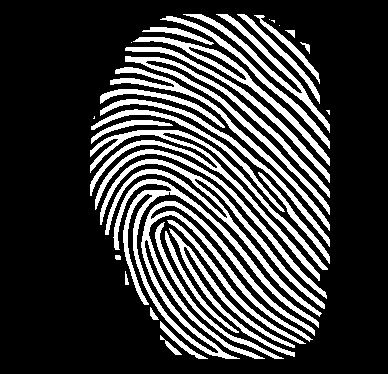
%> input picture Matching/temp/101_1.bmp, 388 x 374 px
$ octave DB.m   (GNU Octave 9; MATLAB toolbox functions it lacks are replaced by stand-ins)
%> lines starting %> are read from the running program, lines starting %| are printed output that depends on the picture; in (x1, y1, x2, y2) boxes, pixels count from 0 and x2, y2 are one past the last pixel; in counts of white or black regions, pixels touching at a corner belong together; the program's own positions count from 1
%> the answer given: temp/101_1.bmp
%> further down, img is the input picture: size 374x388 uint8; 23.9% white; 35 white regions (6 under 20 px), largest, box (x1, y1, x2, y2) and area: (113, 179, 319, 359) 6904, (90, 130, 328, 281) 3274, (100, 159, 325, 317) 3205
### Matching/ridgeorient.m
% RIDGEORIENT - Estimates the local orientation of ridges in a fingerprint
%
% Usage:  [orientim, reliability] = ridgeorientation(im, gradientsigma,...
%                                             blocksigma, ...
%                                             orientsmoothsigma)
%
% Arguments:  im                - A normalised input image.
%             gradientsigma     - Sigma of the derivative of Gaussian
%                                 used to compute image gradients.
%             blocksigma        - Sigma of the Gaussian weighting used to
%                                 sum the gradient moments.
%             orientsmoothsigma - Sigma of the Gaussian used to smooth
%                                 the final orientation vector field.
%
% Returns:    orientim          - The orientation image in radians.
%                                 Orientation values are +ve clockwise
%                                 and give the direction *along* the
%                                 ridges.
%             reliability       - Measure of the reliability of the
%                                 orientation measure.  This is a value
%                                 between 0 and 1. I think a value above
%                                 about 0.5 can be considered 'reliable'.
%
%
% With a fingerprint image at a 'standard' resolution of 500dpi suggested
% parameter values might be:
%
%    [orientim, reliability] = ridgeorient(im, 1, 3, 3);
%
% See also: RIDGESEGMENT, RIDGEFREQ, RIDGEFILTER

% Original version by Raymond Thai,  May 2003
% Reworked by Peter Kovesi           January 2005
% School of Computer Science & Software Engineering
% The University of Western Australia
% pk at csse uwa edu au
% http://www.csse.uwa.edu.au/~pk


function [orientim, reliability] = ...
             ridgeorient(im, gradientsigma, blocksigma, orientsmoothsigma)
%> called with gradientsigma = 1, blocksigma = 3, orientsmoothsigma = 3

    [rows,cols] = size(im);
%> rows = 374; cols = 388

    % Calculate image gradients.
    sze = fix(6*gradientsigma);
    if ~mod(sze,2);
        sze = sze+1; end
    f = fspecial('gaussian', sze, gradientsigma); % Generate Gaussian filter.
    [fx,fy] = gradient(f);                        % Gradient of Gausian.

    Gx = filter2(fx, im); % Gradient of the image in x
    Gy = filter2(fy, im); % ... and y
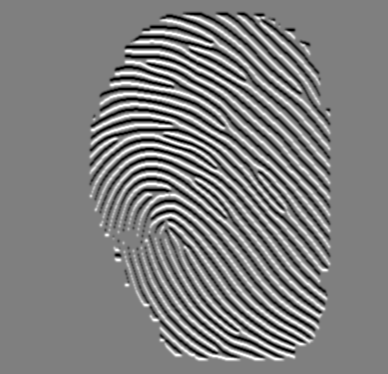
%> Gy: size 374x388 double; min -86.93, max 86.93, mean 0; mean of the top-left, top-right, bottom-left and bottom-right quarters -0.3, -0.5, 0.3, 0.5; drawn with min black and max white

    % Estimate the local ridge orientation at each point by finding the
    % principal axis of variation in the image gradients.

    Gxx = Gx.^2;       % Covariance data for the image gradients
    Gxy = Gx.*Gy;
    Gyy = Gy.^2;

    % Now smooth the covariance data to perform a weighted summation of the
    % data.
    sze = fix(6*blocksigma);   if ~mod(sze,2); sze = sze+1; end
    f = fspecial('gaussian', sze, blocksigma);
    Gxx = filter2(f, Gxx);
    Gxy = 2*filter2(f, Gxy);
    Gyy = filter2(f, Gyy);

    % Analytic solution of principal direction
    denom = sqrt(Gxy.^2 + (Gxx - Gyy).^2) + eps;
    sin2theta = Gxy./denom;            % Sine and cosine of doubled angles
    cos2theta = (Gxx-Gyy)./denom;

    sze = fix(6*orientsmoothsigma);   if ~mod(sze,2); sze = sze+1; end
    f = fspecial('gaussian', sze, orientsmoothsigma);
    cos2theta = filter2(f, cos2theta); % Smoothed sine and cosine of
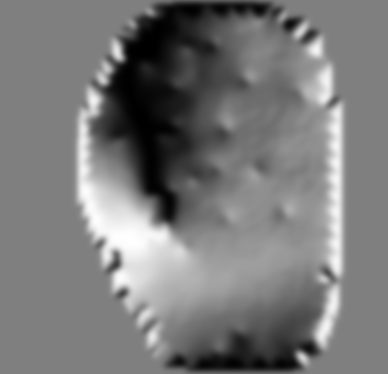
%> cos2theta: size 374x388 double; min -1, max 0.997, mean -0.0487; drawn with min black and max white
    sin2theta = filter2(f, sin2theta); % doubled angles
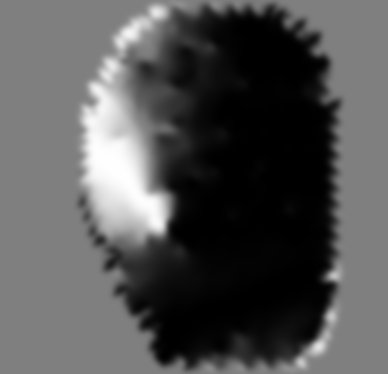
%> sin2theta: size 374x388 double; min -1, max 0.999, mean -0.338; drawn with min black and max white

    orientim = pi/2 + atan2(sin2theta,cos2theta)/2;
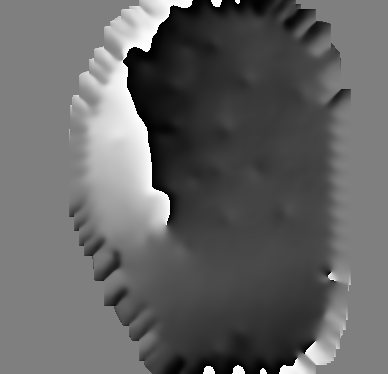
%> orientim: size 374x388 double; min 2.32e-06, max 3.14, mean 1.24; drawn with min black and max white

    % Calculate 'reliability' of orientation data.  Here we calculate the
    % area moment of inertia about the orientation axis found (this will
    % be the minimum inertia) and an axis  perpendicular (which will be
    % the maximum inertia).  The reliability measure is given by
    % 1.0-min_inertia/max_inertia.  The reasoning being that if the ratio
    % of the minimum to maximum inertia is close to one we have little
    % orientation information.

    Imin = (Gyy+Gxx)/2 - (Gxx-Gyy).*cos2theta/2 - Gxy.*sin2theta/2;
    Imax = Gyy+Gxx - Imin;

    reliability = 1 - Imin./(Imax+.001);

    % Finally mask reliability to exclude regions where the denominator
    % in the orientation calculation above was small.  Here I have set
    % the value to 0.001, adjust this if you feel the need
    reliability = reliability.*(denom>.001);
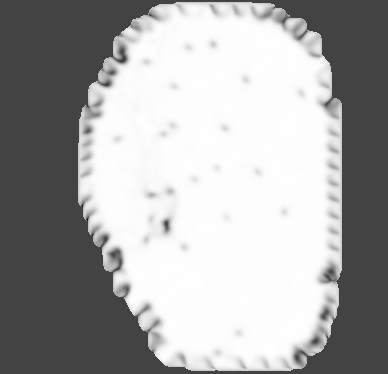
%> reliability: size 374x388 double; min -0.358, max 1, mean 0.532; drawn with min black and max white

### Matching/DB.m
% ————————————————————————————————–
clear all;
clc;
addpath(genpath(pwd));

%% BUILD FINGERPRINT TEMPLATE DATABASE
%build_datab();
%build_datab_skeleton();

%% LOAD FINGERPRINT TEMPLATE DATABASE
load('DB.mat');
i=2;
%% EXTRACT FEATURES FROM AN ARBITRARY FINGERPRINT

[filename] = uigetfile('.jpg;  .png;  .tif;  .jpeg;  .bmp');
img = imread(['F:\PhD\Software\Matlab\Simple_FingerPrint_Matching\FVC2002\DB1_B\image\101_1.bmp']);
cd  'F:\PhD\Software\Matlab\Simple_FingerPrint_Matching\FVC2002\DB1_B\image';
%img = imread(['F:\PhD\Software\Matlab\Simple_FingerPrint_Matching\FVC2004\DB1_B\101_1.tif']);
%img = imread(['F:\PhD\Software\Matlab\sc_minutia\sc_minutia\GroundMinuPairs\Manualskeleton\t1.bmp']);
fid=fopen('fp_far1.txt','wt');
GAR=0; FAR=0; FRR=0;
figure(1)
imshow(img)
%binim, mask, cimg1, cimg2, oimg1, oimg2=f_enhance(img);
oimg = ridgeorient(img, 1, 3, 3);
%Res=extract_finger(filename);
img=imresize(img, [300,300] );
%> img: size 300x300 uint8
if ndims(img) == 3; img = rgb2gray(img);
end

%%Pre-processing for fingerprint recognition system.
% program for Sobel and Canny filter:
a=img;
subplot(2,2,1);
imshow(a);
title('original image');
b=fspecial('sobel');
c=imfilter(a,b);
subplot(2,2,2);
imshow(c);
title('horizontal sobel');
d=edge(a,'sobel',[],'both');
%> d: size 300x300 logical; 10.5% white in thin lines or dots, all inside (x1, y1, x2, y2) = (69, 11, 256, 289)
subplot(2,2,3);
imshow(d);
title('sobel');
e=edge(a,'canny',[],1);
%> e: size 300x300 logical; 15.8% white in thin lines or dots, all inside (x1, y1, x2, y2) = (69, 10, 256, 289)
subplot(2,2,4);
imshow(e);
title('canny');
%Program for Morphological gray scale (dilate)
f=img;
se=strel('square',5)
gd=imdilate(f,se);
ge=imerode(f,se);
gf=imsubtract(gd,ge);
imshow(gf),title('Morphological gray scale(dilate)')


%%Statistical Measures:
I=img;
imshow(I); title('Original Image');
%img=rgb2gray(I);
%subplot(2,2,2);
%imshow(img); title('Grayscale image');
BW3 = edge(I,'log');
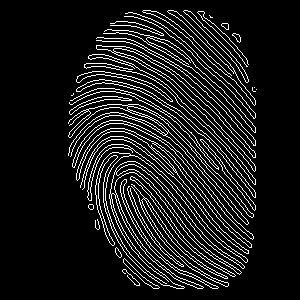
%> BW3: size 300x300 logical; 10.7% white in thin lines or dots, all inside (x1, y1, x2, y2) = (68, 10, 257, 289)
subplot(2,2,3);
imshow(BW3);title('Laplacian of Gaussian');
subplot(2,2,4);
imshow(BW3);title('Laplacian of Gaussian');
%imshow(BW1);
MSE1=mean(mean((BW3).^2));
%> MSE1 = 0.107
%MSE2=mean(mean((im-imf2).^2));
MaxI=1;% the maximum possible pixel value of the images.
PSNR1=10*log10((MaxI^2)/MSE1);
%> PSNR1 = 9.72
%PSNR2=10*log10((MaxI^2)/MSE2);


%% Binarize the image
disp(['Extractingfeaturesfrom' filename ' ...']);
J=imadjust(img,[0.3;0.7],[]);
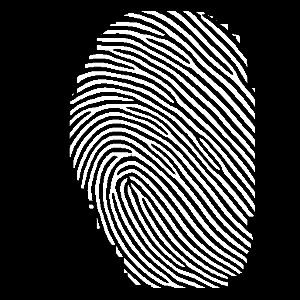
%> J: size 300x300 uint8; min 0, max 255, mean 60.9
img(:,:,1)>160;
figure(2)
imshow(J)
% Ridge thining is to eliminate the redundant pixels of s till the
% ridges are just one pixel wide.
set(gcf,'position', [1 1 600 600]);
%> (the run ends here)
